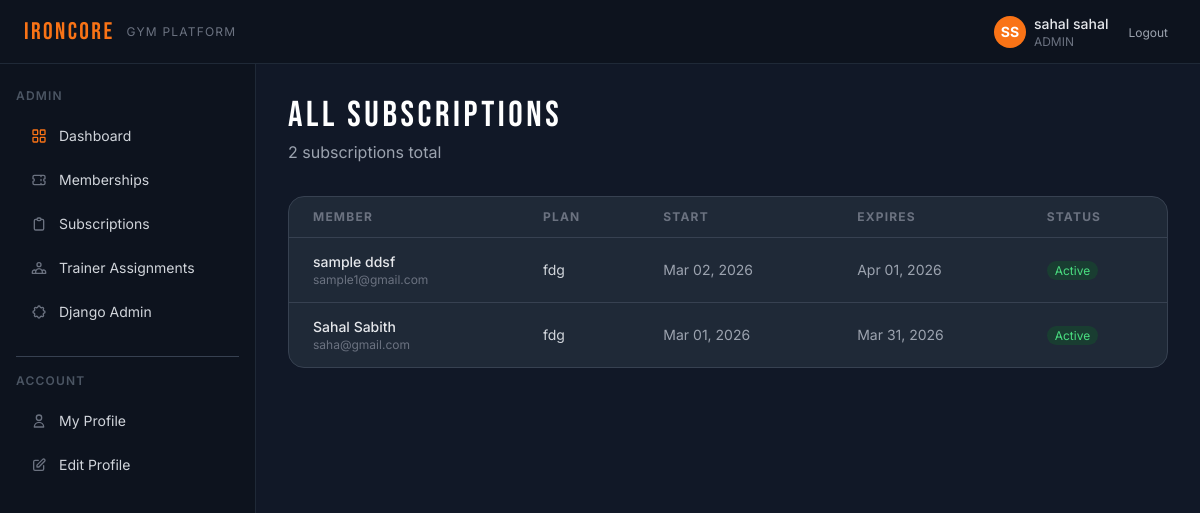
The page /memberships/all/ (signed in) on the database as committed earlier.
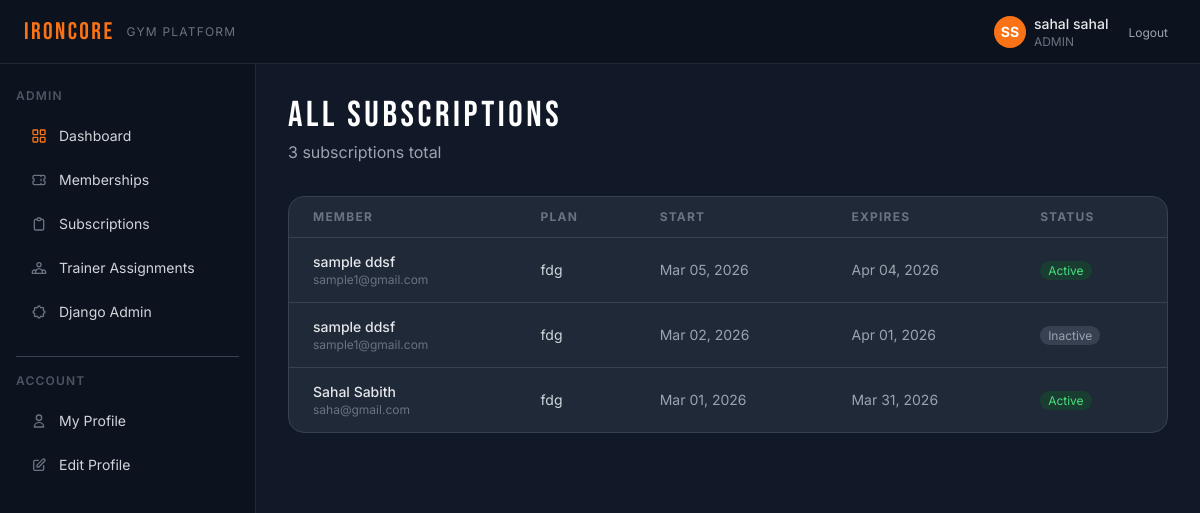
The same page on the database as committed later.
### memberships/models.py (models this page shows, shortened)
class Subscription(models.Model):
    member = models.ForeignKey(
        settings.AUTH_USER_MODEL,
        on_delete=models.CASCADE,
        related_name='subscriptions',
        limit_choices_to={'role': 'MEMBER'},
    )
    plan = models.ForeignKey(MembershipPlan, on_delete=models.PROTECT, related_name='subscriptions')
    start_date = models.DateField(default=timezone.localdate)
    end_date = models.DateField()
    is_active = models.BooleanField(default=True)
    created_at = models.DateTimeField(auto_now_add=True)
    class Meta:
        ordering = ['-start_date']
    @property
    def is_expired(self):
        return timezone.localdate() > self.end_date

class MembershipPlan(models.Model):
    DURATION_CHOICES = [
        (30,  'Monthly (30 days)'),
        (90,  'Quarterly (90 days)'),
        (365, 'Yearly (365 days)'),
    ]
    name = models.CharField(max_length=100)
    price = models.DecimalField(max_digits=8, decimal_places=2)
    duration_days = models.IntegerField(choices=DURATION_CHOICES)
    description = models.TextField(blank=True)
    is_active = models.BooleanField(default=True)
    created_at = models.DateTimeField(auto_now_add=True)

### accounts/models.py (models this page shows, shortened)
class User(AbstractUser):
    class Role(models.TextChoices):
        ADMIN = 'ADMIN', 'Admin'
        TRAINER = 'TRAINER', 'Trainer'
        MEMBER = 'MEMBER', 'Member'
    email = models.EmailField(unique=True)
    phone_number = models.CharField(max_length=15, blank=True)
    profile_photo = models.ImageField(upload_to='profile_photos/', blank=True, null=True)
    role = models.CharField(max_length=10, choices=Role.choices, default=Role.MEMBER)
    height = models.DecimalField(max_digits=5, decimal_places=2, null=True, blank=True, help_text='Height in cm')
    weight = models.DecimalField(max_digits=5, decimal_places=2, null=True, blank=True, help_text='Weight in kg')
    fitness_goal = models.TextField(blank=True)
    USERNAME_FIELD = 'email'
    REQUIRED_FIELDS = ['username', 'first_name', 'last_name']
    def get_full_name(self):
        return f'{self.first_name} {self.last_name}'.strip() or self.email

### memberships/views.py (the view)
# urls.py: path('all/', views.AdminSubscriptionListView.as_view(), name='admin_list'),
@method_decorator(role_required('ADMIN'), name='dispatch')
class AdminSubscriptionListView(LoginRequiredMixin, ListView):
    model = Subscription
    template_name = 'memberships/admin_subscriptions.html'
    context_object_name = 'subscriptions'
    def get_queryset(self):
        return Subscription.objects.select_related('member', 'plan').order_by('-created_at')

### memberships/templates/memberships/admin_subscriptions.html (shortened to what this page needs)
{% extends 'base.html' %}
{% block content %}
<div class="max-w-5xl mx-auto">
  <div class="mb-8">
    <h1 class="font-display text-4xl tracking-widest text-white">ALL SUBSCRIPTIONS</h1>
    <p class="text-gray-400 mt-1">{{ subscriptions|length }} subscription{{ subscriptions|length|pluralize }} total</p>
  </div>
  <div class="bg-surface-card border border-surface-border rounded-2xl overflow-hidden">
    <div class="overflow-x-auto">
      <table class="w-full text-sm">
        <thead>
          <tr class="border-b border-surface-border">
            <th class="text-left px-6 py-3 text-xs text-gray-500 uppercase tracking-widest">Member</th>
            <th class="text-left px-6 py-3 text-xs text-gray-500 uppercase tracking-widest">Plan</th>
            <th class="text-left px-6 py-3 text-xs text-gray-500 uppercase tracking-widest">Start</th>
            <th class="text-left px-6 py-3 text-xs text-gray-500 uppercase tracking-widest">Expires</th>
            <th class="text-left px-6 py-3 text-xs text-gray-500 uppercase tracking-widest">Status</th>
          </tr>
        </thead>
        <tbody class="divide-y divide-surface-border">
          {% for sub in subscriptions %}
          <tr class="hover:bg-surface/40">
            <td class="px-6 py-3.5">
              <p class="text-gray-200 font-medium">{{ sub.member.get_full_name }}</p>
              <p class="text-gray-500 text-xs">{{ sub.member.email }}</p>
            </td>
            <td class="px-6 py-3.5 text-gray-300">{{ sub.plan.name }}</td>
            <td class="px-6 py-3.5 text-gray-400">{{ sub.start_date|date:"M d, Y" }}</td>
            <td class="px-6 py-3.5 text-gray-400">{{ sub.end_date|date:"M d, Y" }}</td>
            <td class="px-6 py-3.5">
              {% if sub.is_expired %}
                <span class="px-2 py-0.5 rounded-full text-xs bg-red-900/50 text-red-400">Expired</span>
              {% elif sub.is_active %}
                <span class="px-2 py-0.5 rounded-full text-xs bg-green-900/50 text-green-400">Active</span>
              {% else %}
                <span class="px-2 py-0.5 rounded-full text-xs bg-gray-700 text-gray-400">Inactive</span>
              {% endif %}
            </td>
          </tr>
          {% empty %}
          <tr><td colspan="5" class="px-6 py-12 text-center text-gray-500">No subscriptions yet.</td></tr>
          {% endfor %}
        </tbody>
      </table>
    </div>
  </div>
</div>
{% endblock %}

Rows that differ between the two databases and show on the page:
added Subscription: member.get_full_name "sample ddsf", member.email "sample1@gmail.com", plan.name "fdg", start_date "Mar 05, 2026", end_date "Apr 04, 2026", is_active "Active"
changed Subscription "Mar 02, 2026": is_active "Active" → "Inactive"
Other text that changed with them:
{{ subscriptions|length }}: "2" → "3"
